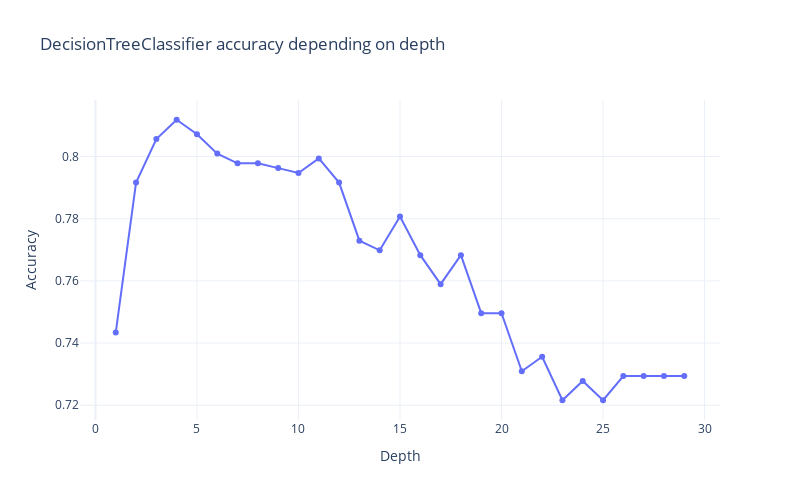

The notebook cell this image was saved under:
### Code cell
fig = px.line(
    x=depths,
    y=dt_accuracies,
    markers=True,
    title='DecisionTreeClassifier accuracy depending on depth',
    labels=dict(x='Depth', y='Accuracy'),
    width=FIG_WIDTH * 100,
    height=FIG_HEIGHT * 100,
    template='plotly_white'
)
fig.show()

### Figure 1 — Plotly figure (JSON) as saved in the notebook; plotly's stock layout.template omitted (floating-point values rounded to 4 significant figures)
{"data": [{"hovertemplate": "Depth=%{x}<br>Accuracy=%{y}<extra></extra>", "legendgroup": "", "line": {"color": "#636efa", "dash": "solid"}, "marker": {"symbol": "circle"}, "mode": "markers+lines", "name": "", "orientation": "v", "showlegend": false, "type": "scatter", "x": [1, 2, 3, 4, 5, 6, 7, 8, 9, 10, 11, 12, 13, 14, 15, 16, 17, 18, 19, 20, 21, 22, 23, 24, 25, 26, 27, 28, 29], "xaxis": "x", "y": [0.7434, 0.7916, 0.8056, 0.8118, 0.8072, 0.8009, 0.7978, 0.7978, 0.7963, 0.7947, 0.7994, 0.7916, 0.7729, 0.7698, 0.7807, 0.7683, 0.7589, 0.7683, 0.7496, 0.7496, 0.7309, 0.7356, 0.7216, 0.7278, 0.7216, 0.7294, 0.7294, 0.7294, 0.7294], "yaxis": "y"}], "layout": {"height": 500, "legend": {"tracegroupgap": 0}, "title": {"text": "DecisionTreeClassifier accuracy depending on depth"}, "width": 800, "xaxis": {"anchor": "y", "domain": [0, 1], "title": {"text": "Depth"}}, "yaxis": {"anchor": "x", "domain": [0, 1], "title": {"text": "Accuracy"}}}}
